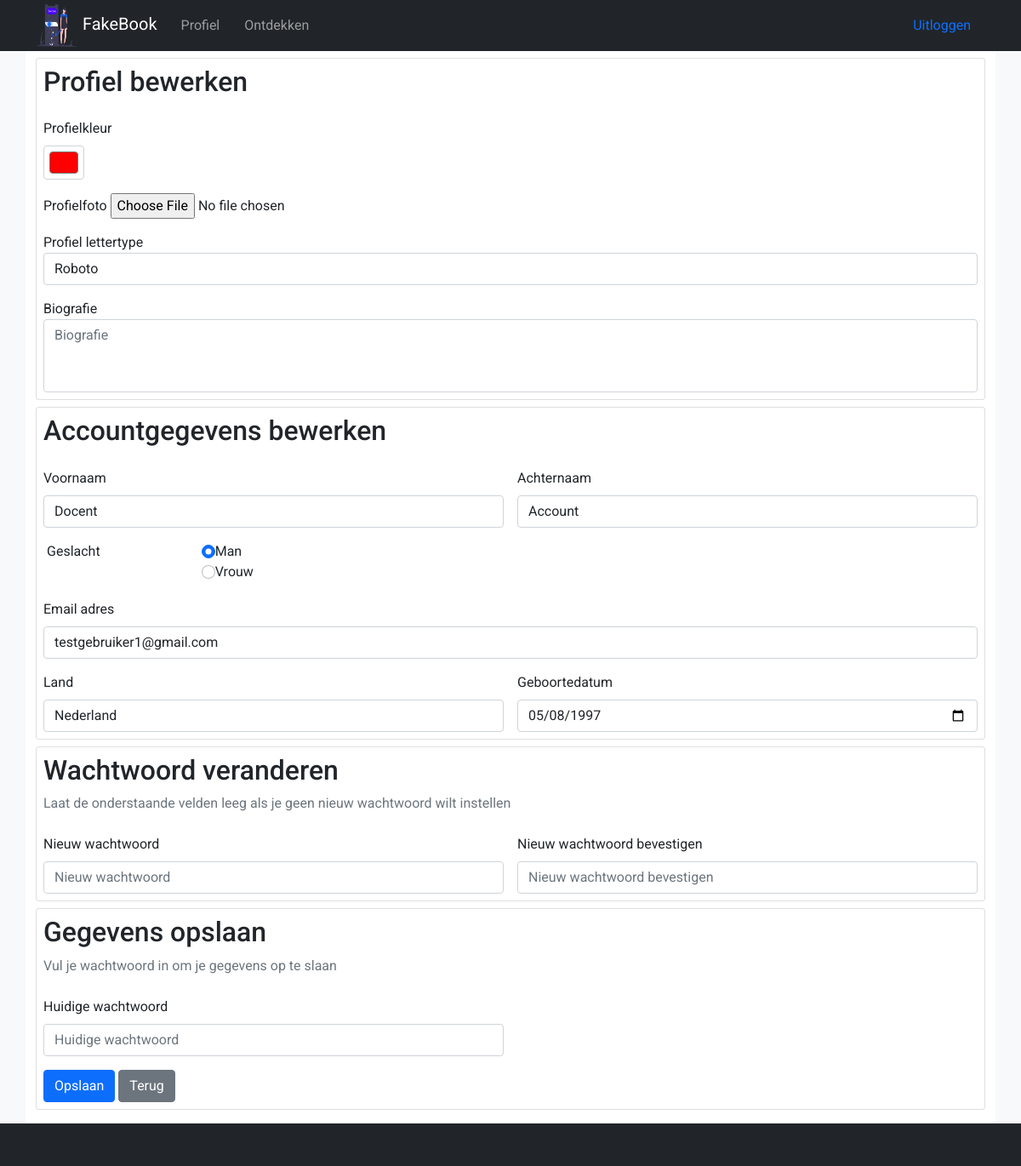
The app's page /?page=6 (signed in) with its own data.
### tables this page shows
CREATE TABLE `user` (
  `id` int(11) NOT NULL,
  `email` varchar(250) DEFAULT NULL,
  `password` text DEFAULT NULL,
  `firstName` varchar(100) DEFAULT NULL,
  `lastName` varchar(100) DEFAULT NULL,
  `country` varchar(100) DEFAULT NULL,
  `profilePicUrl` varchar(500) DEFAULT NULL,
  `biography` text DEFAULT NULL,
  `birthdate` date DEFAULT NULL,
  `gender` int(11) DEFAULT NULL,
  `profileFont` varchar(100) DEFAULT NULL,
  `profileColor` varchar(100) DEFAULT NULL
);

### content/content_editprofile.php (the view, shortened to what this page needs)
<?php
$showForm = true;
$errors = array();
if($_SERVER["REQUEST_METHOD"] == "POST"){
    $firstName = $_POST["firstName"];
    $lastName = $_POST["lastName"];
    $gender = $_POST["gender"];
    $birthdate = $_POST["birthdate"];
    $country = $_POST["country"];
    $email = $_POST["email"];
    $profileFont = $_POST["profileFont"];
    $profileColor = $_POST["profileColor"];
    $biography = $_POST["biography"];
    $newpassword = $_POST["newpassword"];
    $newpassword2 = $_POST["newpassword2"];
    $password = $_POST["password"];
    if(strlen($newpassword) > 0){
        if(strlen($newpassword) < 8){
            array_push($errors, "Je nieuwe wachtwoord moet minimaal 8 tekens zijn.");
        } else {
            if($newpassword != $newpassword2){
                array_push($errors, "Je nieuwe wachtwoord komt niet overeen.");
            }
        }
    }
    if(!count($errors) > 0){
        $sql = "SELECT password FROM user WHERE id=".$_SESSION["userId"];
        if($result = $db->prepare($sql)){
            $result->execute();
            if($result->rowCount() == 1){
                $result = $result->fetchAll(PDO::FETCH_ASSOC);
                if(password_verify($password, $result[0]["password"])){
                    $succes = true;
                    if (file_exists($_FILES['profilePicture']['tmp_name']) || is_uploaded_file($_FILES['profilePicture']['tmp_name'])){
                        $uploaddir = 'uploads/';
                        $uploadfile = $uploaddir . basename($_FILES['profilePicture']['name']);
                        $allowed = array('png', 'jpg');
                        $filename = $_FILES['profilePicture']['name'];
                        $ext = pathinfo($filename, PATHINFO_EXTENSION);
                        if (!in_array($ext, $allowed)) {
                            $succes = false;
                            array_push($errors, "Ongeldig bestandstype.");
                        } else {
                            if (move_uploaded_file($_FILES['profilePicture']['tmp_name'], $uploadfile)) {
                                $sql = "UPDATE user SET profilePicUrl='".$filename."' WHERE id=".$_SESSION["userId"];
                                if($update = $db->prepare($sql)){
                                    if(!$update->execute()){
                                        $succes = false;
                                    }
                                } else {
                                    $succes = false;
                                }
                            } else {
                                $succes = false;
                            }
                        }
                    }
                    if(count($errors) == 0 && $succes == true){
                        if(strlen($newpassword) > 0){
                            if($password != $newpassword){
                                $sql = "UPDATE user SET password='".password_hash($newpassword, PASSWORD_DEFAULT)."' WHERE id=".$_SESSION["userId"];
                                if($update = $db->prepare($sql)){
                                    if(!$update->execute()){
                                        $succes = false;
                                    }
                                } else {
                                    $succes = false;
                                }
                            }
                        }
                        $sql = "UPDATE user SET firstName='".$firstName."',
                        lastName='".$lastName."',
                        gender='".$gender."',
                        birthdate='".$birthdate."',
                        country='".$country."',
                        email='".$email."',
                        profileFont='".$profileFont."',
                        profileColor='".$profileColor."',
                        biography='".$biography."'
                        WHERE id='".$_SESSION["userId"]."'";
                        if($update2 = $db->prepare($sql)){
                            if(!$update2->execute()){
                                $succes = false;
                            }
                        } else {
                            $succes = false;
                        }
                    }
                    if($succes == true){
                        $returnMessage = "Je wijzigingen zijn opgeslagen!";
                    } else {
                        $returnMessage = "Je wijzigingen konden niet worden opgeslagen.";
                    }
                } else {
                    array_push($errors, "Je wachtwoord is incorrect.");
                }
            } else {
                array_push($errors, "Je gegevens konden niet worden opgehaald (1)");
            }
        } else {
            array_push($errors, "Je gegevens konden niet worden opgehaald (2)");
        }
    }
} else {
    $firstName = "";
    $lastName = "";
    $gender = "";
    $birthdate = "";
    $country = "";
    $email = "";
    $profileFont = "";
    $profileColor = "";
    $biography = "";
    $sql = "SELECT firstName, lastName, gender, birthdate, country, email, profileFont, profileColor, biography FROM user WHERE id=".$_SESSION["userId"]." LIMIT 1";
    if($result = $db->prepare($sql)){
        $result->execute();
        if($result->rowCount() > 0){
            $result = $result->fetchAll(PDO::FETCH_ASSOC);
            $result = $result[0];
            $firstName = $result["firstName"];
            $lastName = $result["lastName"];
            $gender = $result["gender"];
            $birthdate = $result["birthdate"];
            $country = $result["country"];
            $email = $result["email"];
            $profileFont = $result["profileFont"];
            $profileColor = $result["profileColor"];
            $biography = $result["biography"];
        }
    }
}
?>
<?php
if($showForm){
?>
<form method="POST" enctype="multipart/form-data">
    <div class="card mb-2">
        <div class="row g-3 p-2">
            <h2>Profiel bewerken</h2>
            <div class="form-group">
                <label for="Profielkleur" class="form-label">Profielkleur</label>
                <input type="color" class="form-control form-control-color" id="Profielkleur" name="profileColor" value="<?php echo $profileColor;?>" placeholder="Profiel kleur" title="Kies je profielkleur" required>
            </div>
            <div class="form-group">
                <label for="ProfielFoto">Profielfoto</label>
                <input type="file" class="form-control-file" name="profilePicture" accept="image/*\" id="ProfielFoto">
            </div>
            <div class="form-group">
                <?php
                    $fontOptions = array("Roboto", "Lato", "Open Sans", "Poppins");
                    echo "<label for=\"lettertype\">Profiel lettertype</label>";
                    echo "<select id=\"lettertype\" name=\"profileFont\" placeholder=\"Profiel lettertype\" class=\"form-control\" required>";
                        for($i = 0; $i < count($fontOptions); $i++){
                            if(strtolower($profileFont) == strtolower($fontOptions[$i]))
                                echo "<option value=\"".$fontOptions[$i]."\" selected>".$fontOptions[$i]."</option>";
                            else
                                echo "<option value=\"".$fontOptions[$i]."\">".$fontOptions[$i]."</option>";
                        }
                    echo "</select>";
                ?>
            </div>
            <div class="form-group">
                <label for="Biografie">Biografie</label>
                <textarea class="form-control" id="Biografie" rows="3" placeholder="Biografie" name="biography" style="resize:none;"><?php echo $biography; ?></textarea>
            </div>
        </div>
    </div>
    <div class="card mb-2">
        <div class="row g-3 p-2">
            <h2>Accountgegevens bewerken</h2>
            <div class="col-md-6">
                <label for="inputVoornaam" class="form-label">Voornaam</label>
                <input type="name" name="firstName" value="<?php echo $firstName; ?>" placeholder="Voornaam" class="form-control" id="inputVoornaam" required>
            </div>
            <div class="col-md-6">
                <label for="inputAchternaam" class="form-label">Achternaam</label>
                <input type="name" name="lastName" value="<?php echo $lastName; ?>" placeholder="Achternaam" class="form-control" id="inputAchternaam" required>
            </div>
            <fieldset class="row mb-1 mt-3">
                <legend class="col-form-label col-sm-2 pt-0">Geslacht</legend>
                <div class="col-sm-10">
                    <?php
                        $genderOptions = array("Man", "Vrouw");
                        for($i = 0; $i < count($genderOptions); $i++){
                            echo "<div class=\"form-ckeck\">";
                            if($gender == $i){
                                echo "<input type=\"radio\" class=\"form-check-input\" name=\"gender\" id=\"gender_".$i."\" value=\"".$i."\" checked required>";
                            } else {
                                echo "<input type=\"radio\" class=\"form-check-input\" name=\"gender\" id=\"gender_".$i."\" value=\"".$i."\" required>";
                            }
                            echo "<label class=\"form-check-label\" for=\"gender_".$i."\">".$genderOptions[$i]."</label>";
                            echo "</div>";
                        }
                    ?>
                </div>
            </fieldset>
            <div class="col-12">
                <label for="inputEmail" class="form-label">Email adres</label>
                <input type="email" class="form-control" name="email" value="<?php echo $email; ?>" id="inputEmail" placeholder="Email adres" required>
            </div>
            <div class="col-md-6">
                <label for="inputLand" class="form-label">Land</label>
                <input type="text" name="country" value="<?php echo $country;?>" class="form-control" placeholder="Land" id="inputLand" required>
            </div>
            <div class="col-md-6">
                <label for="inputGeboortedatum" class="form-label">Geboortedatum</label>
                <input type="date" class="form-control" name="birthdate" value="<?php echo $birthdate;?>" placeholder="Geboortedatum" id="inputGeboortedatum" required>
            </div>
        </div>
    </div>
    <div class="card mb-2">
        <div class="row g-3 p-2">
            <h2>Wachtwoord veranderen</h2>
            <p class="text-muted mt-0 mb-2">Laat de onderstaande velden leeg als je geen nieuw wachtwoord wilt instellen</p>
            <div class="col-md-6">
                <label for="Nieuwwachtwoord" class="form-label">Nieuw wachtwoord</label>
                <input type="password" name="newpassword" placeholder="Nieuw wachtwoord" class="form-control" id="Nieuwwachtwoord">
            </div>
            <div class="col-md-6">
                <label for="Nieuwwachtwoord2" class="form-label">Nieuw wachtwoord bevestigen</label>
                <input type="password" name="newpassword2" placeholder="Nieuw wachtwoord bevestigen" class="form-control" id="Nieuwwachtwoord2">
            </div>
        </div>
    </div>
    <div class="card mb-2">
        <div class="row g-3 p-2">
            <h2>Gegevens opslaan</h2>
            <p class="text-muted mt-0 mb-2">Vul je wachtwoord in om je gegevens op te slaan</p>
            <div class="col-md-6">
                <label for="wachtwoord" class="form-label">Huidige wachtwoord</label>
                <input type="password" name="password" placeholder="Huidige wachtwoord" class="form-control" id="wachtwoord" required>
            </div>
            <div class="col-12">
                <button type="submit" name="submit" value="Opslaan" class="btn btn-primary">Opslaan</button>
                <a href="javascript:history.go(-1)" class="btn btn-secondary">Terug</a>
            </div>
        </div>
    </div>
</form>
<?php
}
?>

### style.css (style rules this page uses)
body { background-color: #f8f9fa; }
.row { overflow: hidden; }

### profileCustomization.css (style rules this page uses)
body { background-color: var(--profile-color)!important; font-family: var(--profile-font); }

### records on screen
user: profileColor "#ff0000", profileFont "Roboto", firstName "Docent", lastName "Account", email "testgebruiker1@gmail.com", country "Nederland", birthdate "05/08/1997"

### other values on screen
$genderOptions[$i] "Man"
$genderOptions[$i] "Vrouw"
